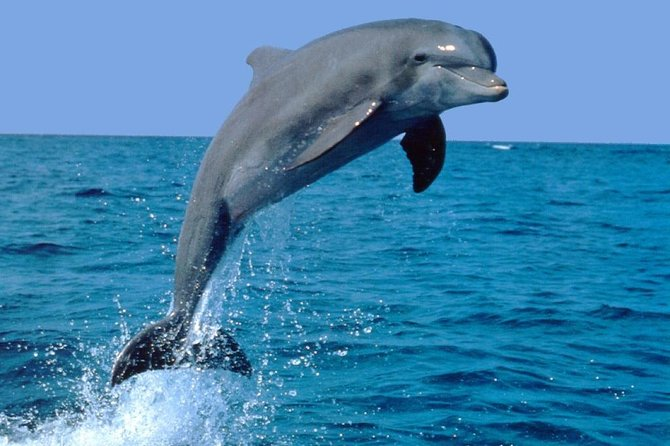
#> input picture CV_WEEK10_1/images/dolphin.jpg, 670 x 446 px
$ jupyter execute --allow-errors study_cartoon_image.ipynb
#> lines starting #> are read from the running program, lines starting #| are printed output that depends on the picture; after the words box and inside, x2 and y2 are one past the last pixel; in counts of white or black regions, pixels touching at a corner belong together
[cell 1]
import numpy as np
import cv2
import matplotlib.pyplot as plt
import matplotlib.image as matim
import ipywidgets as widgets

[cell 2]
img = matim.imread('./images/dolphin.jpg')
#> img is the input picture: shape (446, 670, 3); mean R, G, B 64.7, 132.1, 174.4
#> the sliders are set to s = 100, r = 0.5
plt.imshow(img)

[cell 3]
# Edge Preserving Filter

@widgets.interact_manual(s = (0, 200, 1), r = (0, 1, 0.1))
def edgePreserve(s = 50, r = 0.5):
#> called with s = 100, r = 0.5
    edgeImg = cv2.edgePreservingFilter(img, sigma_s = s, sigma_r = r)

    plt.figure(figsize = (15, 8))
    plt.subplot(1,2,1)
    plt.imshow(img)
    plt.yticks([]), plt.xticks([])
    plt.title("Original Image")
    plt.subplot(1,2,2)
    plt.imshow(edgeImg)
    plt.title("Filter Image")
    plt.yticks([]), plt.xticks([])
    plt.show()
#> the sliders are set to s = 40, r = 0.4

[cell 4]
# Detail Enhance

@widgets.interact_manual(s = (0, 80, 1), r = (0, 0.8, 0.1))
def dtail(s = 20, r = 0.2):
#> called with s = 40, r = 0.4
    detailImg = cv2.detailEnhance(img, sigma_s = s, sigma_r = r)

    plt.figure(figsize = (15, 8))
    plt.subplot(1,2,1)
    plt.imshow(img)
    plt.yticks([]), plt.xticks([]) # 눈금을 null 값으로 넣겠다.
    plt.title("Original Image")
    plt.subplot(1,2,2)
    plt.imshow(detailImg)
    plt.title("Dtail Image")
    plt.yticks([]), plt.xticks([])
    plt.show()

[cell 5]
def adjust_gamma(image, gamma = 1):
    invGamma = 1.0 / gamma
    table = np.array([
        ((i/255)**invGamma) * 255 for i in np.arange(0, 256)
    ])
    lut_img = cv2.LUT(image.astype(np.uint8), table.astype(np.uint8))
    return lut_img

[cell 6]
img = matim.imread('./images/g1.jpg')
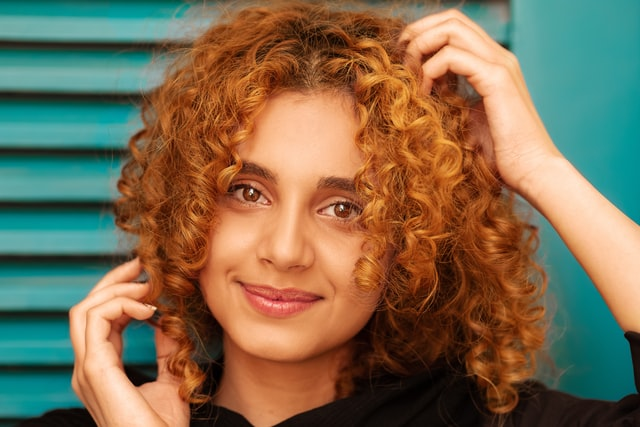
#> input picture CV_WEEK10_1/images/g1.jpg, 640 x 427 px
#> img is the input picture: shape (427, 640, 3); mean R, G, B 124.1, 107.7, 81.4

[cell 7]
# pencil sketch

ksize = 21
sigmaX = 9
gamma = 0.1
gray = cv2.cvtColor(img, cv2.COLOR_BGR2GRAY)
gray_blur = cv2.GaussianBlur(gray, (ksize, ksize), sigmaX) # ksize = 3 ~ 25 / sigmaX = 1 ~ 15
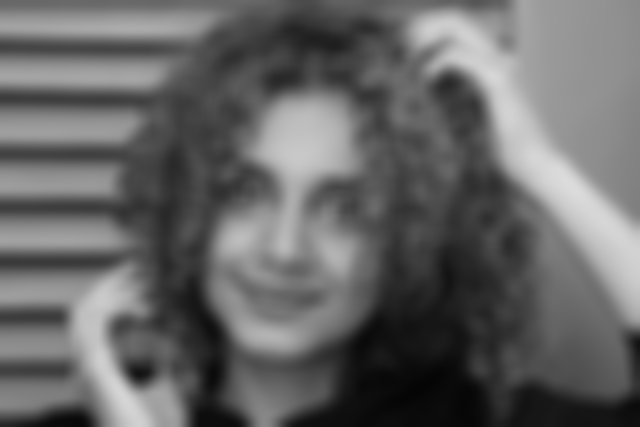
#> gray_blur: shape (427, 640); min 4, max 220, mean 101.7
gray_blur_divide = cv2.divide(gray, gray_blur, scale = 256)
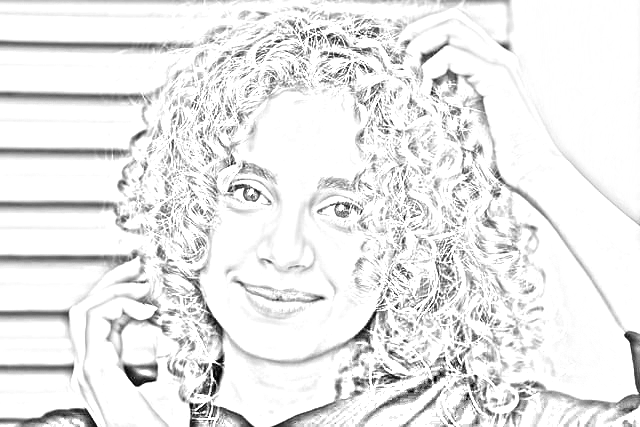
#> gray_blur_divide: shape (427, 640); min 0, max 255, mean 233.9
pencil_sketch = adjust_gamma(gray_blur_divide, gamma=gamma) # gamma = 0 ~ 1
#> in adjust_gamma, `lut_img = cv2.LUT(image.astype(np.uint8), table.astype(np.uint8))`:
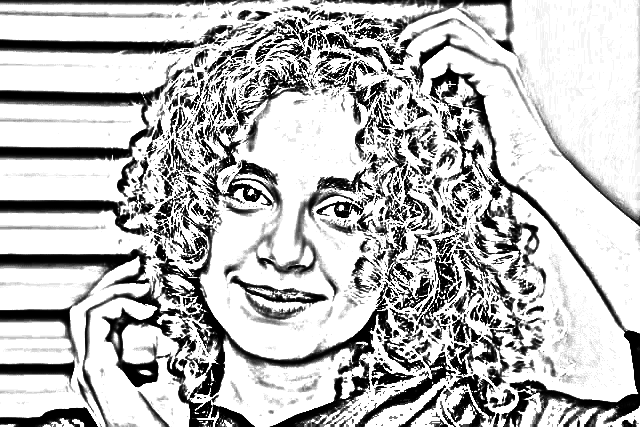
#> lut_img: shape (427, 640); min 0, max 255, mean 187.3

plt.figure(figsize = (15, 8))
plt.subplot(2, 2, 1) # 2행 2열짜리 에서 1번째 위치 // 총 4개를 그릴 것이다
plt.imshow(gray, cmap = "gray")
plt.subplot(2, 2, 2)
plt.imshow(gray_blur, cmap = "gray")
plt.subplot(2, 2, 3)
plt.imshow(gray_blur_divide, cmap = "gray")
plt.subplot(2, 2, 4)
plt.imshow(pencil_sketch, cmap = "gray")

[cell 8]
# 이것을 flask 로 입력 -> 출력을 할 것이다.

plt.figure(figsize = (15, 8))
plt.subplot(1, 2, 1)
plt.yticks([]), plt.xticks([])
plt.imshow(gray, cmap = "gray")
plt.subplot(1, 2, 2)
plt.yticks([]), plt.xticks([])
plt.imshow(pencil_sketch, cmap = "gray")
#> the sliders are set to ksize = 14, sigmaX = 8, gamma = 0.5

#> (a cell that did not finish here is left out)

[cell 10]
img = matim.imread("./images/g3.jpg")
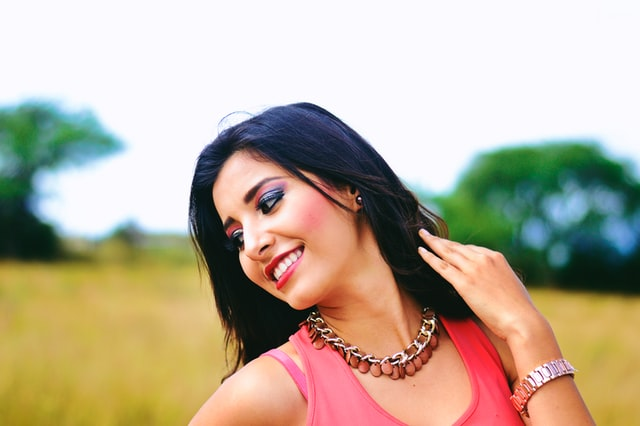
#> input picture CV_WEEK10_1/images/g3.jpg, 640 x 426 px
#> img is the input picture: shape (426, 640, 3); mean R, G, B 186.5, 172.2, 151.2

[cell 11]
def edge_mask(img, ksize, block_size):
#> called with ksize = 5, block_size = 9
    gray = cv2.cvtColor(img, cv2.COLOR_BGR2GRAY)
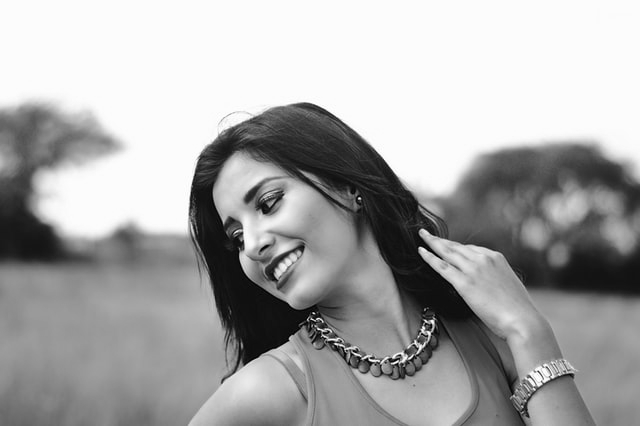
#> gray: shape (426, 640); min 0, max 255, mean 167.6
    gray_median = cv2.medianBlur(gray, ksize)
    edges = cv2.adaptiveThreshold(gray_median, 255, cv2.ADAPTIVE_THRESH_MEAN_C, cv2.THRESH_BINARY, block_size, ksize)
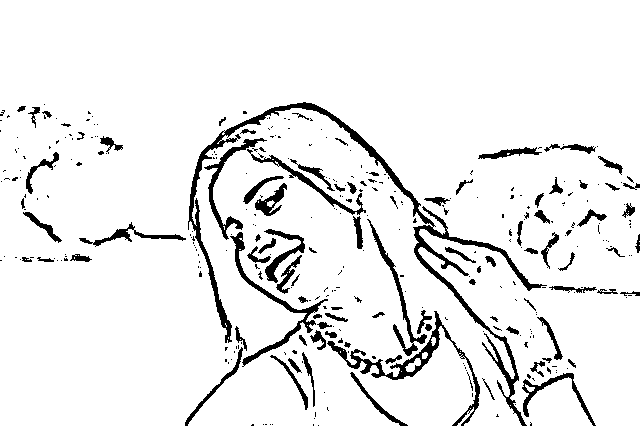
#> edges: shape (426, 640); 92.4% white; 343 black regions (249 under 20 px), largest, box (x1, y1, x2, y2) and area: (188, 102, 547, 426) 5228, (327, 311, 480, 426) 1665, (230, 232, 328, 367) 1165
    return edges

[cell 12]
edge_img = edge_mask(img, 5, 9)

[cell 13]
plt.imshow(edge_img, cmap="gray")

[cell 14]
def kmeans_cluster(img, k):
#> called with k = 6
    data = np.float32(img).reshape((-1, 3))

    criteria = (cv2.TERM_CRITERIA_EPS + cv2.TERM_CRITERIA_MAX_ITER, 20, 0.001)

    ret, label, center = cv2.kmeans(data, k, None, criteria, 5, cv2.KMEANS_RANDOM_CENTERS)
#> ret = 351449949.6; center = [[23.99, 33.28, 28.85], [63.93, 100.6, 73.35], [201.4, 151.3, 77.92], [248.6, 248.2, 253.4], [242, 171.4, 147.8], [110.8, 164, 174.4]]
    center = np.uint8(center)
#> center = [[23, 33, 28], [63, 100, 73], [201, 151, 77], [248, 248, 253], [242, 171, 147], [110, 164, 174]]
    result = center[label.flatten()]
    result = result.reshape(img.shape)
    return result

[cell 15]
cluster_img = kmeans_cluster(img, 6)

[cell 16]
plt.imshow(cluster_img)

[cell 17]
# edge mask와 k-means clustering 적용 = bilateral filter

d = 7
sigmacolor = 200 # > 100
sigmaspace = 200 # > 200
bilateral = cv2.bilateralFilter(cluster_img, d=d, sigmaColor=sigmacolor, sigmaSpace=sigmaspace)
cartoon = cv2.bitwise_and(bilateral, bilateral, mask = edge_img)
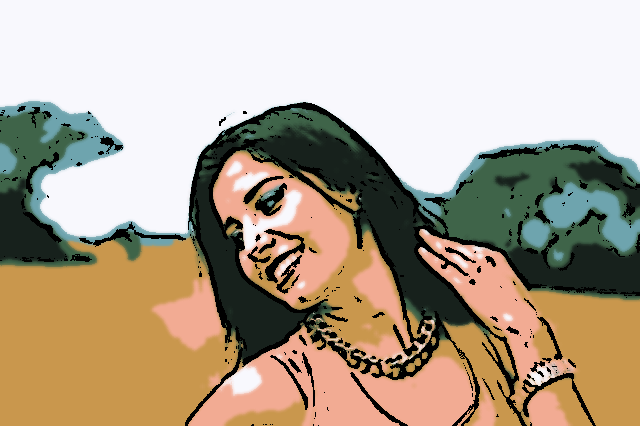
#> cartoon: shape (426, 640, 3); mean R, G, B 178.5, 164.4, 145.1
#> the sliders are set to ksize = 14, block_size = 11, k = 10, d = 10, sigmacolor = 150, sigmaspace = 150

[cell 18]
plt.imshow(cartoon)

#> (a cell that did not finish here is left out)

    cluster_img = kmeans_cluster(img, k)
    bilateral = cv2.bilateralFilter(cluster_img, d=d, sigmaColor=sigmacolor, sigmaSpace=sigmaspace)
    cartoon = cv2.bitwise_and(bilateral, bilateral, mask = edge_Mask)

    plt.figure(figsize = (15, 8))
    plt.subplot(1, 2, 1)
    plt.yticks([]), plt.xticks([])
    plt.title("Original Image")
    plt.imshow(img)
    plt.subplot(1, 2, 2)
    plt.yticks([]), plt.xticks([])
    plt.title("Cartoon Image")
    plt.imshow(cartoon)
    plt.show()

[cell 20]
img = matim.imread("./images/g2.jpg")
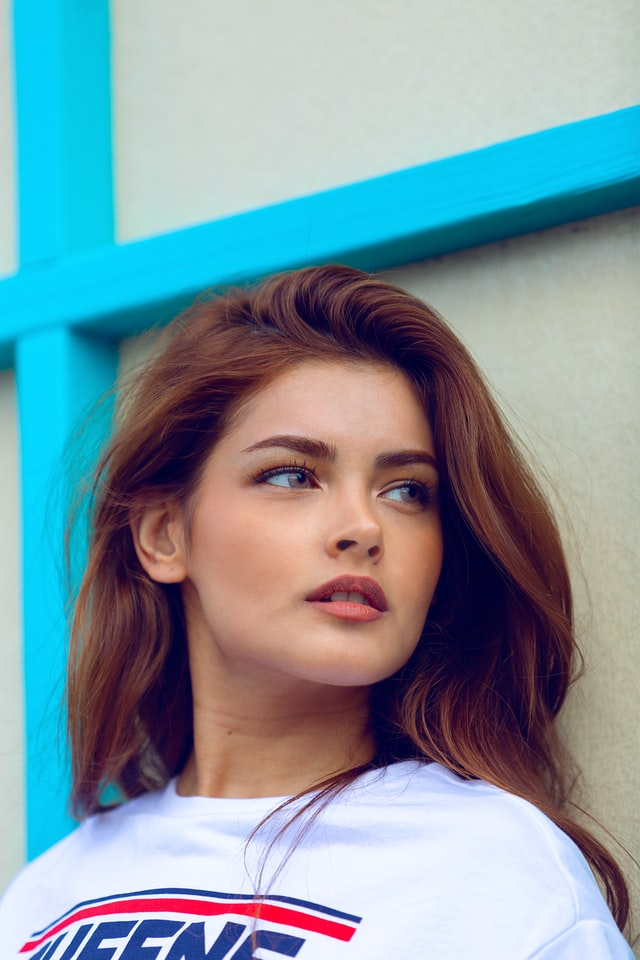
#> input picture CV_WEEK10_1/images/g2.jpg, 640 x 960 px
#> img is the input picture: shape (960, 640, 3); mean R, G, B 129.2, 151.6, 160.7
#> the sliders are set to style = detail

[cell 21]
# Flask로 감싸서 해보자!

@widgets.interact_manual(style = ["detail", "pencil", "cartoon"])
def app(style="pencil"):
#> called with style = 'detail'
    if style == "detail":
        @widgets.interact_manual(s = (0, 80, 1), r = (0, 0.8, 0.1))
#> the sliders are set to s = 40, r = 0.4
        def dtail(s = 20, r = 0.2):
#> called with s = 40, r = 0.4
            detailImg = cv2.detailEnhance(img, sigma_s = s, sigma_r = r)
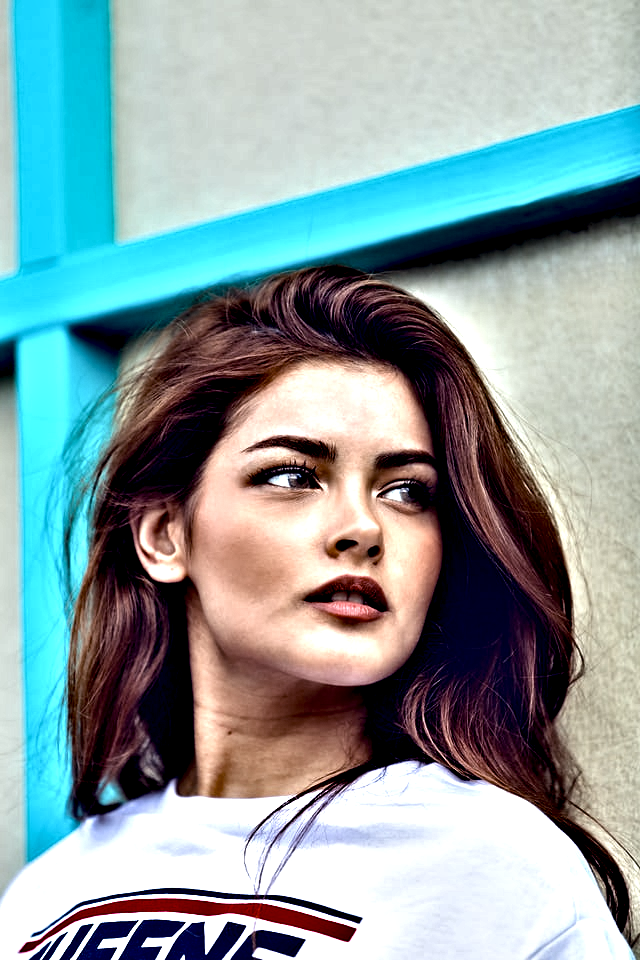
#> detailImg: shape (960, 640, 3); mean R, G, B 138.1, 159.5, 161.3

            plt.figure(figsize = (15, 8))
            plt.subplot(1,2,1)
            plt.imshow(img)
            plt.yticks([]), plt.xticks([]) # 눈금을 null 값으로 넣겠다.
            plt.title("Original Image")
            plt.subplot(1,2,2)
            plt.imshow(detailImg)
            plt.title("Dtail Image")
            plt.yticks([]), plt.xticks([])
            plt.show()
    elif style == "pencil":
        @widgets.interact_manual(ksize=(3, 25, 2), sigmaX = (1, 15, 2), gamma = (0, 1, 0.01))
        def pencil_art_image(ksize = 21, sigmaX = 9, gamma = 0.1):
            gray = cv2.cvtColor(img, cv2.COLOR_BGR2GRAY)
            gray_blur = cv2.GaussianBlur(gray, (ksize, ksize), sigmaX) # ksize = 3 ~ 25 / sigmax = 1 ~ 15
            gray_blur_divide = cv2.divide(gray, gray_blur, scale = 256)
            pencil_sketch = adjust_gamma(gray_blur_divide, gamma = gamma) # gamma = 0 ~ 1

            plt.figure(figsize = (15, 8))
            plt.subplot(1, 2, 1)
            plt.yticks([]), plt.xticks([])
            plt.imshow(img)
            plt.subplot(1, 2, 2)
            plt.yticks([]), plt.xticks([])
            plt.imshow(pencil_sketch, cmap = "gray")
            plt.show()
    elif style == "cartoon":
        @widgets.interact_manual(ksize = (3, 25, 2), block_size = (1, 21, 2), k = (1, 20, 1), d = (5, 15, 2),
        sigmacolor = (1, 300),sigmaspace = (1, 300))

        def cartoon_image(ksize = 5, block_size = 7, k = 7, d = 7, sigmacolor = 200, sigmaspace = 200):
            edge_Mask = edge_mask(img, ksize, block_size)
            cluster_img = kmeans_cluster(img, k)
            bilateral = cv2.bilateralFilter(cluster_img, d=d, sigmaColor=sigmacolor, sigmaSpace=sigmaspace)
            cartoon = cv2.bitwise_and(bilateral, bilateral, mask = edge_Mask)

            plt.figure(figsize = (15, 8))
            plt.subplot(1, 2, 1)
            plt.yticks([]), plt.xticks([])
            plt.title("Original Image")
            plt.imshow(img)
            plt.subplot(1, 2, 2)
            plt.yticks([]), plt.xticks([])
            plt.title("Cartoon Image")
            plt.imshow(cartoon)
            plt.show()
